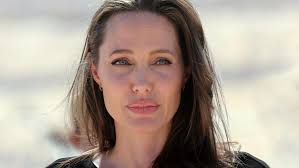
#> input picture Server/test_img/angelina2.jpg, 299 x 168 px; its folder holds only this picture in this run
$ python -i util.py   (imports and definitions only)
#> lines starting #> are read from the running program, lines starting #| are printed output that depends on the picture
import joblib
import json
import numpy as np
import base64
import cv2
from wavelet import w2d

__model = None
__class_name_to_num = {}
__class_num_to_name = {}


def classify_image(img_base64, file_path=None):
    imgs = get_cropped_img(file_path, img_base64)

    result = []

    for img in imgs:
        scalled_raw_img = cv2.resize(img, (32, 32))
        im_haar = w2d(img, 'db2', 3)
        scalled_im_haar = cv2.resize(im_haar, (32, 32))
        combined_img = np.vstack((scalled_raw_img.reshape(32 * 32 * 3, 1), scalled_im_haar.reshape(32 * 32, 1)))

        len_img_array = 32 * 32 + 32 * 32 * 3

        final = combined_img.reshape(1, len_img_array).astype(float)

        result.append({
            'class': class_number_to_name(__model.predict(final)[0]),
            'class_probability': np.round(__model.predict_proba(final) * 100, 2).tolist()[0],
            'class_dictionary': __class_name_to_num
        })

    return result


def class_number_to_name(class_num):
    return __class_num_to_name[class_num]


def get_cv2_img_from_base64_string(base64str):
    if ',' in base64str:
        base64str = base64str.split(',')[1]

    nparr = np.frombuffer(base64.b64decode(base64str), np.uint8)
    img = cv2.imdecode(nparr, cv2.IMREAD_COLOR)
    return img


def get_cropped_img(img_path, img_base64):
    face_cascade = cv2.CascadeClassifier("./haar_cascade/haarcascade_frontalface_alt.xml")
    eye_cascade = cv2.CascadeClassifier("./haar_cascade/haarcascade_eye.xml")

    if img_path:
        img = cv2.imread(img_path)
    else:
        img = get_cv2_img_from_base64_string(img_base64)

    gray = cv2.cvtColor(img, cv2.COLOR_BGR2GRAY)
    faces = face_cascade.detectMultiScale(gray, 1.3, 5)

    cropped_faces = []
    for (x, y, w, h) in faces:
        roi_gray = gray[y:y + h, x:x + w]
        roi_color = img[y:y + h, x:x + w]
        eyes = eye_cascade.detectMultiScale(roi_gray)
        if len(eyes) >= 2:
            cropped_faces.append(roi_color)

    return cropped_faces


def load_saved_artifacts():
    print('Loading saved artifacts...start')

    global __class_name_to_num
    global __class_num_to_name
    with open('./artifacts/class_dictionary.json', 'r') as f:
        __class_name_to_num = json.load(f)
        __class_num_to_name = {v: k for k, v in __class_name_to_num.items()}

    global __model
    if __model is None:
        with open('./artifacts/celeb_model.pkl', 'rb') as f:
            __model = joblib.load(f)

    print('loading saved artifacts... done')


# [2 lines not run here, left out]
    # [6 lines of commented-out code are left out]

>>> import cv2
>>> picture = cv2.imread('test_img/angelina2.jpg', cv2.IMREAD_GRAYSCALE)
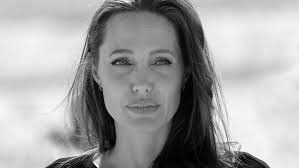
#> picture: shape (168, 299); min 0, max 255, mean 162.4
>>> result = classify_image(picture)
#> in get_cv2_img_from_base64_string, `nparr = np.frombuffer(base64.b64decode(base64str), np.uint8)`: nparr = [174, 254, 147, 117, 15, 122, 247, 176, 183, 29, 246, 70, 231, 159]
#> (the run stopped early here; a loop or call above may not have finished)

$ run again, on Server/test_img/johansson2.jpg
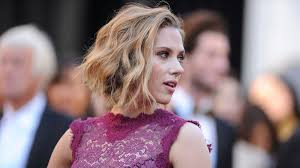
#> input picture Server/test_img/johansson2.jpg, 300 x 168 px
#> `picture = cv2.imread('test_img/angelina2.jpg', cv2.IMREAD_GRAYSCALE)`:
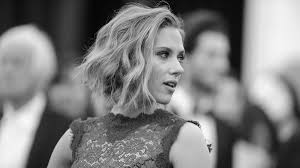
#> picture: shape (168, 300); min 0, max 255, mean 126.6
#> nparr = 41 values, max 252 at index 17, min 4 at index 39, mean 165.9

$ run again, on Server/test_img/lawrence1.jpg
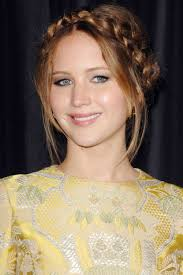
#> input picture Server/test_img/lawrence1.jpg, 183 x 275 px
#> `picture = cv2.imread('test_img/angelina2.jpg', cv2.IMREAD_GRAYSCALE)`:
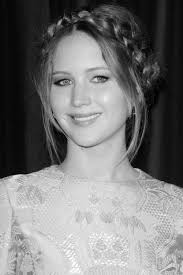
#> picture: shape (275, 183); min 0, max 255, mean 120
#> nparr = 38 values, max 255 at index 27, min 7 at index 12, mean 129.6

$ run again, on Server/test_img/scarlett1.jpg
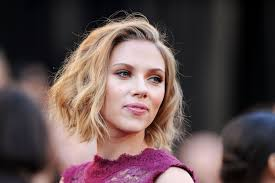
#> input picture Server/test_img/scarlett1.jpg, 275 x 183 px
#> `picture = cv2.imread('test_img/angelina2.jpg', cv2.IMREAD_GRAYSCALE)`:
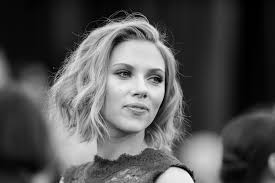
#> picture: shape (183, 275); min 0, max 250, mean 82.7
#> nparr = 128 values, max 255 at index 0, min 1 at index 92, mean 170.4
